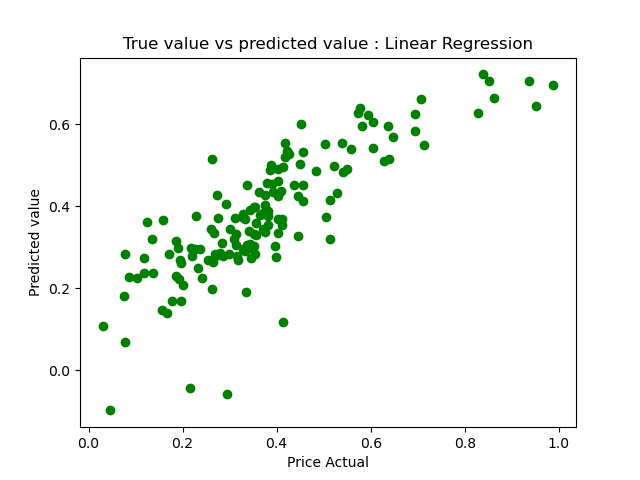

Write Python code to recreate this figure.
import pandas as pd
housing = pd.read_csv('https://storage.googleapis.com/dqlab-dataset/pythonTutorial/housing_boston.csv')

from sklearn import preprocessing
data_scaler = preprocessing.MinMaxScaler(feature_range=(0,1))
housing[['RM','LSTAT','PTRATIO','MEDV']] = data_scaler.fit_transform(housing[['RM','LSTAT','PTRATIO','MEDV']])
X = housing.drop(['MEDV'], axis = 1)
y = housing['MEDV']

from sklearn.model_selection import train_test_split
X_train, X_test, y_train, y_test = train_test_split(X, y, test_size = 0.3, random_state = 0)

from sklearn.linear_model import LinearRegression
reg = LinearRegression()
reg = reg.fit(X_train,y_train)
y_pred = reg.predict(X_test)

from sklearn.metrics import mean_squared_error, mean_absolute_error
import numpy as np
import matplotlib.pyplot as plt

#Calculating MSE, lower the value better it is. 0 means perfect prediction
mse = mean_squared_error(y_test, y_pred)
print('Mean squared error of testing set:', mse)
#Calculating MAE
mae = mean_absolute_error(y_test, y_pred)
print('Mean absolute error of testing set:', mae)
#Calculating RMSE
rmse = np.sqrt(mse)
print('Root Mean Squared Error of testing set:', rmse)

#Plotting y_test dan y_pred
plt.scatter(y_test, y_pred, c='green')
plt.xlabel('Price Actual')
plt.ylabel('Predicted value')
plt.title('True value vs predicted value : Linear Regression')
plt.show()
